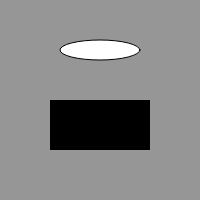
Frame 1 (no input)
Frame 60 (no input): identical to frame 1, image omitted
Frame 120 (the mouse pressed at the canvas centre since frame 60): identical to frame 1, image omitted

The p5.js sketch that drew this single still picture (run headless with seeded random() and noise() and a simulated clock; from frame 60 on, the mouse is pressed at the canvas centre):

// p5.js sketch
// ── sketch.js
function setup() {
    createCanvas(200, 200);
    
}

function draw() {
    background(150);
rectMode(CORNER)
    fill(255);
    stroke(0);
    ellipse(100, 50, 80, 20);

    
rectMode(CORNER)
    fill(0)
    noStroke(0);
    rect(50, 100, 100, 50);
}
